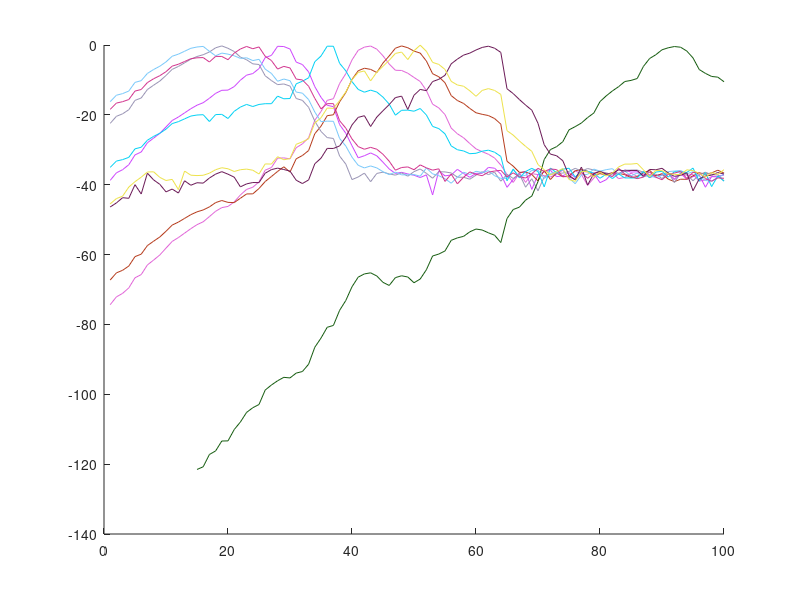
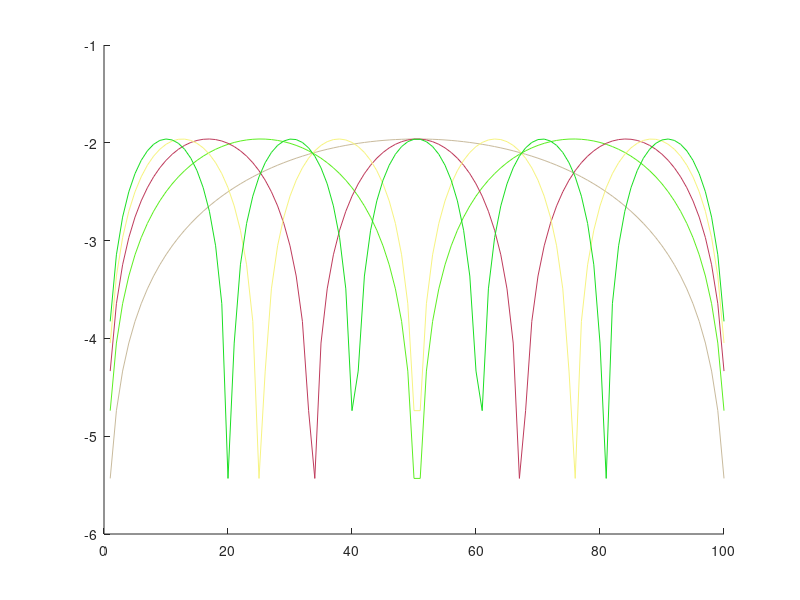

These figures' MATLAB source, in order:
t=randn(1,100); t1=randn(1,99); T = diag(t)+diag(t1,1)+diag(t1,-1);

[V,D]=eig(T);

figure; axes; hold on;
for i=1:10
    plot(1:100,log(abs(V(:,i))),'color',[rand rand rand]);
end

W = abs(V) >= 10.^(-10); sum(W(:))/10000

% part 2

T = diag(2.*ones(1,100))+diag(-ones(1,99),-1)+diag(-ones(1,99),1);

[V,D]=eig(T);

figure; axes; hold on;
for i=1:5
    plot(1:100,log(abs(V(:,i))),'color',[rand rand rand]);
end

W = abs(V) >= 10.^(-10); sum(W(:))/10000